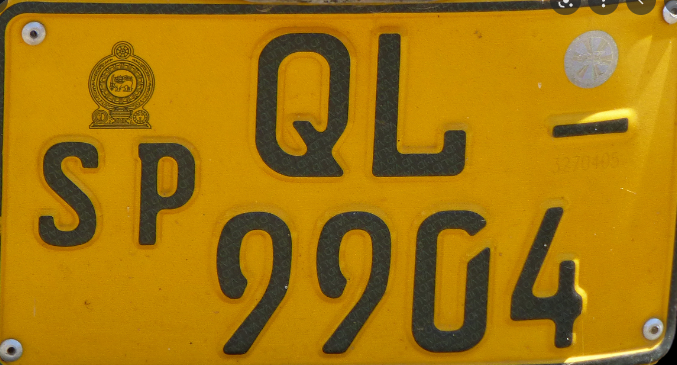
#> input picture Python/OCR/Project/images/8.png, 677 x 365 px
$ python plate.py
#> lines starting #> are read from the running program, lines starting #| are printed output that depends on the picture; after the words box and inside, x2 and y2 are one past the last pixel; in counts of white or black regions, pixels touching at a corner belong together
import cv2
import imutils
import pytesseract

pytesseract.pytesseract.tesseract_cmd = 'C:\Program Files\Tesseract-OCR\\tesseract'
image = cv2.imread('images/8.png')
#> image is the input picture: shape (365, 677, 3); mean B, G, R 13, 118.9, 163.9
image = imutils.resize(image, width=300 )
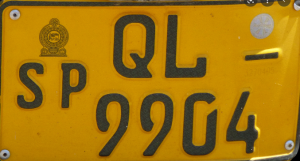
#> image: shape (161, 300, 3); mean B, G, R 13, 118.9, 163.9
cv2.imshow("original image", image)
cv2.waitKey(0)

gray_image = cv2.cvtColor(image, cv2.COLOR_BGR2GRAY)
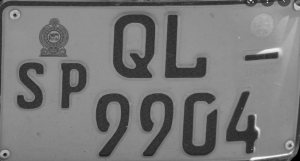
#> gray_image: shape (161, 300); min 0, max 245, mean 120.2
cv2.imshow("greyed image", gray_image)
cv2.waitKey(0)

gray_image = cv2.bilateralFilter(gray_image, 11, 17, 17)
cv2.imshow("smoothened image", gray_image)
cv2.waitKey(0)

edged = cv2.Canny(gray_image, 30, 200)
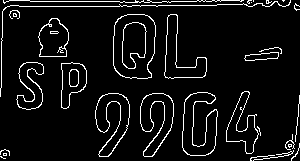
#> edged: shape (161, 300); 6.8% white in thin lines or dots
cv2.imshow("edged image", edged)
cv2.waitKey(0)

cnts,new = cv2.findContours(edged.copy(), cv2.RETR_LIST, cv2.CHAIN_APPROX_SIMPLE)
#> cnts = 54 contours, 30 with area under 20; largest, box (x1, y1, x2, y2) and area: (113, 14, 156, 79) 2364, (113, 14, 156, 79) 2337, (182, 92, 218, 156) 1282, (182, 92, 218, 156) 1248, (95, 93, 130, 157) 1080; new = 54 rows, first 6: [1, -1, -1, -1], [2, 0, -1, -1], [3, 1, -1, -1], [4, 2, -1, -1], [5, 3, -1, -1], [6, 4, -1, -1]
image1=image.copy()
cv2.drawContours(image1,cnts,-1,(0,255,0),3)
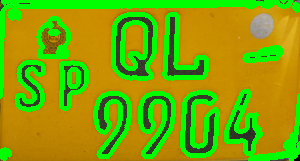
#> image1: shape (161, 300, 3); mean B, G, R 6.2, 165.1, 126.1
cv2.imshow("contours",image1)
cv2.waitKey(0)

cnts = sorted(cnts, key = cv2.contourArea, reverse = True) [:30]
#> cnts = 30 contours, 6 with area under 20; largest, box (x1, y1, x2, y2) and area: (113, 14, 156, 79) 2364, (113, 14, 156, 79) 2337, (182, 92, 218, 156) 1282, (182, 92, 218, 156) 1248, (95, 93, 130, 157) 1080
screenCnt = None
image2 = image.copy()
cv2.drawContours(image2,cnts,-1,(0,255,0),3)
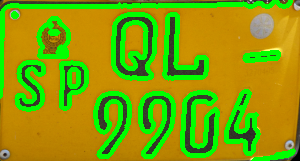
#> image2: shape (161, 300, 3); mean B, G, R 7.9, 159.3, 130.9
cv2.imshow("Top 30 contours",image2)
cv2.waitKey(0)

i=7
for c in cnts:
        perimeter = cv2.arcLength(c, True)
        approx = cv2.approxPolyDP(c, 0.018 * perimeter, True)
        if len(approx) == 4:
                screenCnt = approx
#> this loop made 30 passes
#> (perimeter, screenCnt) on pass 26: (793.6, [[290, 0], [10, 5], [0, 96], [10, 5]])
#> perimeter on passes 1 to 6: 197.4, 195.1, 287.8, 285.4, 258.8, 255.5


x,y,w,h = cv2.boundingRect(c)
#> x = 13; y = 13; w = 4; h = 4
new_img=image[y:y+h,x:x+w]
cv2.imwrite('./'+str(i)+'.png',new_img)
i+=1
# break

cv2.drawContours(image, [screenCnt], -1, (0, 255, 0), 3)
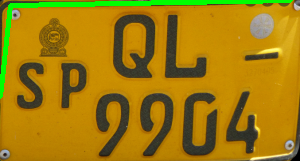
#> image: shape (161, 300, 3); 3.58% of pixels changed, all inside (x1, y1, x2, y2) = (0, 0, 293, 99)
cv2.imshow("image with detected license plate", image)
cv2.waitKey(0)

Cropped_loc = './7.png'
cv2.imshow("cropped", cv2.imread(Cropped_loc))
#> (the run stopped early here; a loop or call above may not have finished)

$ run again, with Python/OCR/Project/images/1.png copied over Python/OCR/Project/images/8.png
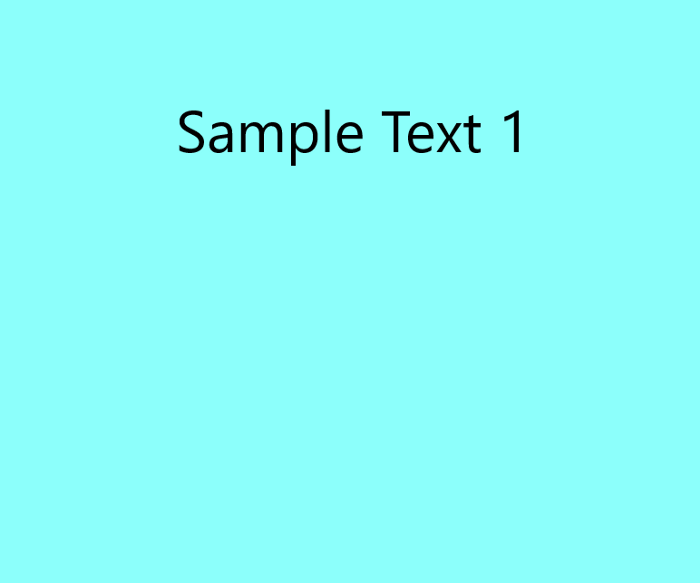
#> input picture Python/OCR/Project/images/1.png, 700 x 583 px
#> image is the input picture: shape (583, 700, 3); mean B, G, R 248.8, 252.7, 138.8
#> `edged = cv2.Canny(gray_image, 30, 200)`:
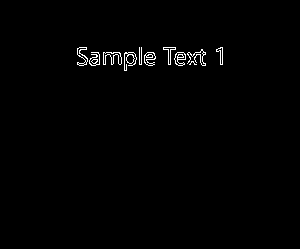
#> edged: shape (249, 300); 0.94% white in thin lines or dots, all inside (x1, y1, x2, y2) = (77, 47, 223, 71)
#> cnts = 26 contours, 11 with area under 20; largest, box (x1, y1, x2, y2) and area: (103, 52, 122, 65) 105, (103, 52, 122, 65) 98, (174, 52, 186, 66) 93, (144, 52, 156, 66) 92, (77, 47, 88, 66) 78; new = 26 rows, first 6: [1, -1, -1, -1], [2, 0, -1, -1], [3, 1, -1, -1], [4, 2, -1, -1], [5, 3, -1, -1], [6, 4, -1, -1]
#> image1: shape (249, 300, 3); mean B, G, R 243.3, 255, 135.7
#> the loop `for c in cnts:` made 26 passes
#> (perimeter, screenCnt) on passes 23 to 24: (5.66, [[182, 63], [183, 62], [184, 63], [183, 64]]), (5.66, [[77, 63], [78, 62], [79, 63], [78, 64]])
#> x = 139; y = 47; w = 3; h = 18
#> `cv2.drawContours(image, [screenCnt], -1, (0, 255, 0), 3)`:
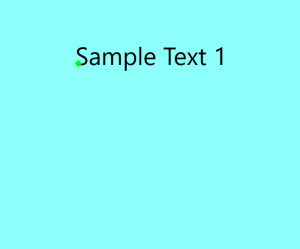
#> image: shape (249, 300, 3); mean B, G, R 248.7, 252.8, 138.7

$ run again, with Python/OCR/Project/images/2.png copied over Python/OCR/Project/images/8.png
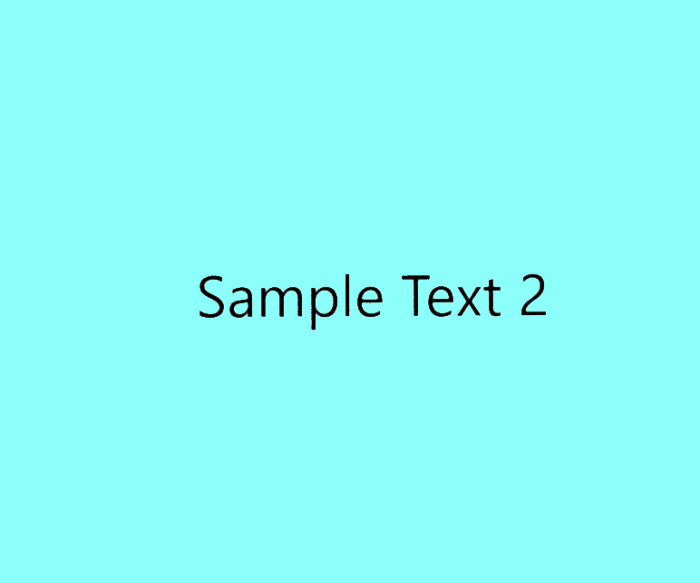
#> input picture Python/OCR/Project/images/2.png, 700 x 583 px
#> image is the input picture: shape (583, 700, 3); mean B, G, R 249, 253, 139
#> `edged = cv2.Canny(gray_image, 30, 200)`:
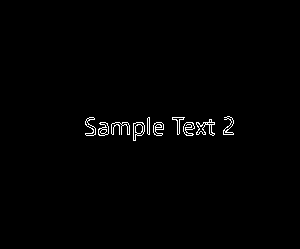
#> edged: shape (249, 300); 0.96% white in thin lines or dots, all inside (x1, y1, x2, y2) = (85, 116, 234, 141)
#> `cnts,new = cv2.findContours(edged.copy(), cv2.RETR_LIST, cv2.CHAIN_APP..`: cnts = 33 contours, 10 with area under 20; largest, box (x1, y1, x2, y2) and area: (133, 122, 145, 141) 141, (196, 119, 215, 136) 118, (98, 122, 109, 136) 94, (183, 122, 195, 136) 92, (153, 122, 164, 136) 88; new = 33 rows, first 6: [1, -1, -1, -1], [2, 0, -1, -1], [3, 1, -1, -1], [4, 2, -1, -1], [5, 3, -1, -1], [6, 4, -1, -1]
#> image1: shape (249, 300, 3); mean B, G, R 243.1, 255, 135.6
#> `cnts = sorted(cnts, key = cv2.contourArea, reverse = True) [:30]`: cnts = 30 contours, 7 with area under 20; largest, box (x1, y1, x2, y2) and area: (133, 122, 145, 141) 141, (196, 119, 215, 136) 118, (98, 122, 109, 136) 94, (183, 122, 195, 136) 92, (153, 122, 164, 136) 88
#> the loop `for c in cnts:` made 30 passes
#> (perimeter, screenCnt) on pass 20: (36.83, [[147, 118], [147, 133], [149, 134], [149, 117]])
#> x = 86; y = 118; w = 4
#> `cv2.drawContours(image, [screenCnt], -1, (0, 255, 0), 3)`:
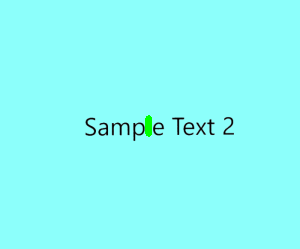
#> image: shape (249, 300, 3); mean B, G, R 248.6, 253.1, 138.8

$ run again, with Python/OCR/Project/images/9.png copied over Python/OCR/Project/images/8.png
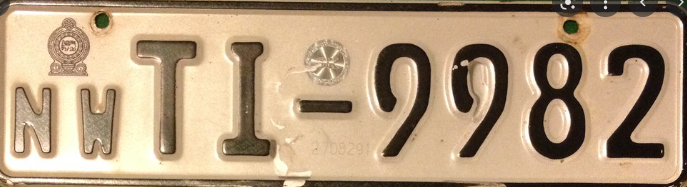
#> input picture Python/OCR/Project/images/9.png, 687 x 187 px
#> image is the input picture: shape (187, 687, 3); mean B, G, R 126.8, 156.9, 182.6
#> image: shape (81, 300, 3)
#> `edged = cv2.Canny(gray_image, 30, 200)`:
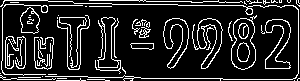
#> edged: shape (81, 300); 15.1% white in thin lines or dots
#> `cnts,new = cv2.findContours(edged.copy(), cv2.RETR_LIST, cv2.CHAIN_APP..`: cnts = 91 contours, 68 with area under 20; largest, box (x1, y1, x2, y2) and area: (231, 15, 257, 70) 994, (231, 18, 256, 70) 968, (265, 19, 291, 69) 625, (265, 19, 291, 69) 582, (163, 18, 189, 69) 556; new = 91 rows, first 6: [1, -1, -1, -1], [2, 0, -1, -1], [3, 1, -1, -1], [4, 2, -1, -1], [5, 3, -1, -1], [6, 4, -1, -1]
#> `cnts = sorted(cnts, key = cv2.contourArea, reverse = True) [:30]`: cnts = 30 contours, 7 with area under 20; largest, box (x1, y1, x2, y2) and area: (231, 15, 257, 70) 994, (231, 18, 256, 70) 968, (265, 19, 291, 69) 625, (265, 19, 291, 69) 582, (163, 18, 189, 69) 556
#> `cv2.drawContours(image2,cnts,-1,(0,255,0),3)`:
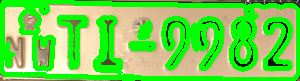
#> image2: shape (81, 300, 3); mean B, G, R 80.7, 213.7, 114.3
#> the loop `for c in cnts:` made 30 passes
#> perimeter on passes 1 to 8: 164.1, 138.2, 198, 194.9, 197.7, 265.7, 195.9, 202.2
#> x = 144; y = 28; w = 6; h = 5
